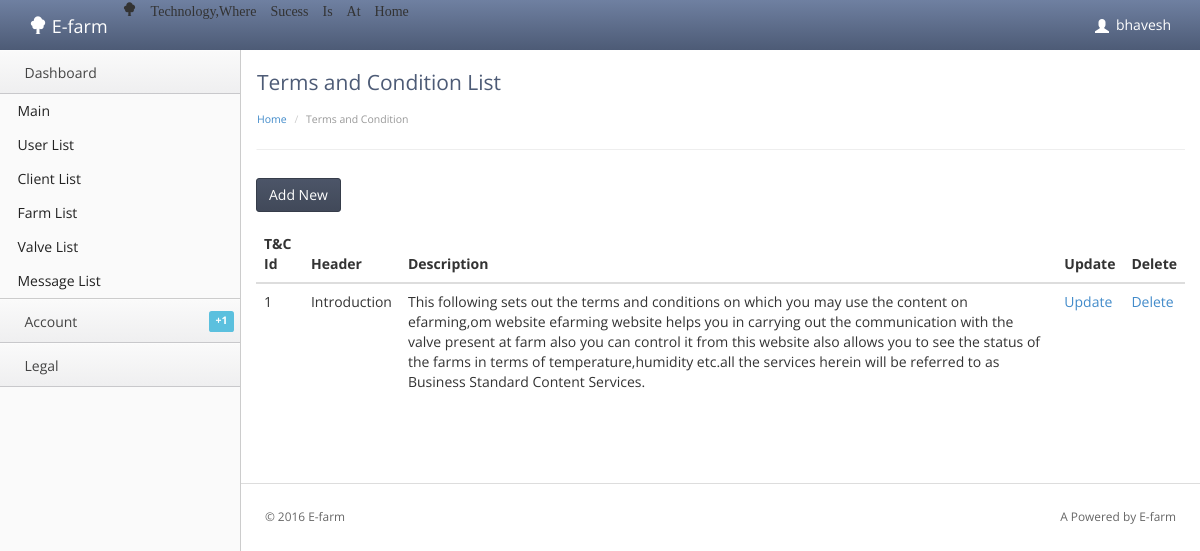
The app's page /admin/terms.php (signed in) with its own data.
### tables this page shows
CREATE TABLE IF NOT EXISTS `terms` (
`tid` int(11) NOT NULL,
  `header` varchar(100) NOT NULL,
  `desc` varchar(500) NOT NULL
);

### admin/terms.php (the view, shortened to what this page needs)
<!doctype html>
<html lang="en"><head>
    <link rel="stylesheet" type="text/css" href="lib/bootstrap/css/bootstrap.css">
    <link rel="stylesheet" href="lib/font-awesome/css/font-awesome.cssn">
    <link rel="stylesheet" type="text/css" href="stylesheets/theme.css">
    <link rel="stylesheet" type="text/css" href="stylesheets/premium.css">
</head>
<body class=" theme-blue">
	<?php include"head.php";?>
    <div class="content">
        <div class="header">
            <h1 class="page-title">Terms and Condition List</h1>
                    <ul class="breadcrumb">
            <li><a href="index.php">Home</a> </li>
            <li class="active">Terms and Condition</li>
        </ul>
        </div>
        <div class="main-content">
<div class="btn-toolbar list-toolbar">
	   <a href="addterms.php" class="btn btn-primary"><i class="fa fa-plus"></i>Add New</a>
</div>
<table class="table">
  <thead>
    <tr>
      <th>T&C Id</th>
      <th>Header</th>
      <th>Description</th>
	  <th>Update</th>
	  <th>Delete</th>
    </tr>
  </thead>
  <tbody>
  <?php
		include 'connect.php';
		$sql = "SELECT * FROM terms";
		$result = mysqli_query($con,$sql);
		while($row = mysqli_fetch_assoc($result))
		{
			$tid = $row['tid'];
			$header = $row['header'];
			$desc = $row['desc'];
			echo "<tr>      <td>$tid</td>      <td>$header</td>      <td>$desc</td>    <td>
			<a href=\"update_terms.php?tid=$tid\"><i class=\"fa fa-pencil\"></i>Update</a>
			</td> <td><a href=\"terms_delete.php?tid=$tid\" role=\"button\" data-toggle=\"modal\">
			<i class=\"fa fa-trash-o\"></i>Delete</a> </td> </td></tr>";
		}?>
  </tbody>
</table>
<footer>
                <hr>
				<p class="pull-right">A Powered by E-farm</a></p>
                <p>© 2016 E-farm</a></p>
            </footer>
        </div>
    </div>
 </body></html>

### admin/stylesheets/theme.css (style rules this page uses)
body { background: #fafafa; background-position: initial initial; background-repeat: initial initial; margin: 0px; padding: 0px; }
body, h1, h2, h3, h4, h5, h6, p, a, .h1, .h2, .h3, .h4, .h5, .h6 { font-family: 'Open Sans', helvetica, arial, sans-serif; }
h1 { color: #4d5b76; font-size: 3em; }
hr { border-top: 1px solid #ddd; border-bottom: 1px solid #fff; }
.content { position: relative; min-height: 800px; background: #fff; margin-left: 240px; border-left: 1px solid #cccccc; padding: 15px 15px 0px 15px; }
.header { background: #fff; border-bottom: 1px solid #cccccc; border-bottom: 1px solid #eee; border-left: 1px solid #ffffff; padding: .5em 0em 1em 0em; margin: 0px 0em 2em 0em; }
.header h1 { margin: 0em 0em .5em 0em; padding: 0em; line-height: 1em; font-size: 1.5em; font-weight: normal; }
.breadcrumb { -webkit-box-shadow: none; -moz-box-shadow: none; box-shadow: none; -webkit-border-radius: 0px; -moz-border-radius: 0px; border-radius: 0px; -moz-background-clip: padding; -webkit-background-clip: padding-box; background-clip: padding-box; background: #fff; margin-bottom: .5em; margin-bottom: 0em; padding-left: 0em; padding-right: 0em; font-size: .75em; }
footer { padding: 1em; margin-top: 4em; color: #666; font-size: .85em; line-height: 1.3em; margin: 4em -3px 0em -3px; }
footer hr { margin: 2em -2em; }
.btn-toolbar.list-toolbar { margin-bottom: 1em; }
.btn { -webkit-border-radius: 3px; -moz-border-radius: 3px; border-radius: 3px; }
.btn-primary { background-color: #414959; background-image: -webkit-gradient(linear, 0 0, 0 100%, from(#4c5568), to(#414959)); border: 1px solid #363d4a; font-weight: normal; }

### records on screen
terms: tid "1", header "Introduction", desc "This following sets out the terms and conditions on which you may use the content on efarming,om website efarming website helps you in carrying out the communication with the valve present at farm also you can control it from this website also allows you to see the status of the farms in terms of temperature,humidity etc.all the services herein will be referred to as Business Standard Content Services."

### other values on screen
$_SESSION['user_name'] "bhavesh"
